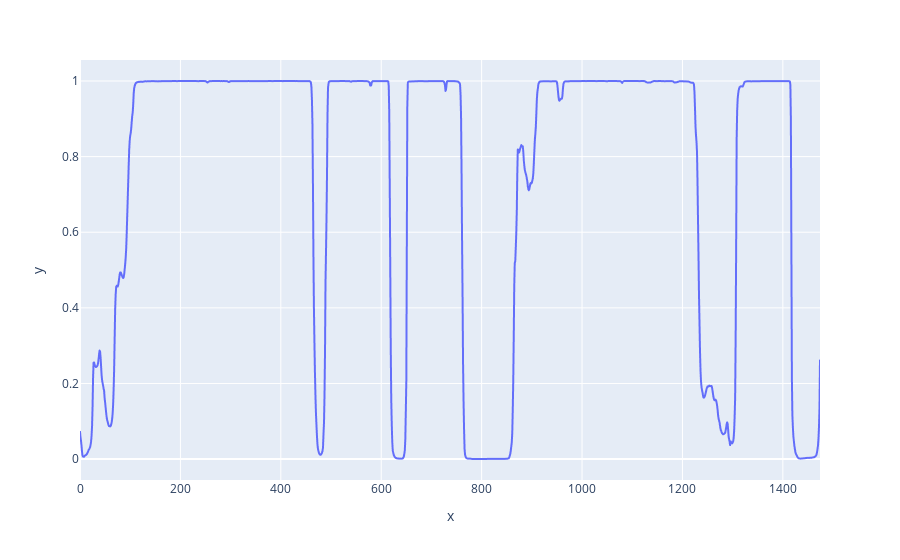

The notebook cell this image was saved under:
### Code cell
fig = px.line(y=speech_probability)
fig.show()

### Figure 1 — Plotly figure (JSON) as saved in the notebook; plotly's stock layout.template omitted (floating-point values rounded to 4 significant figures; data arrays with more than 128 entries replaced by an {"elided": "..."} marker saying what was removed)
{"data": [{"hovertemplate": "x=%{x}<br>y=%{y}<extra></extra>", "legendgroup": "", "line": {"color": "#636efa", "dash": "solid"}, "marker": {"symbol": "circle"}, "mode": "lines", "name": "", "showlegend": false, "type": "scattergl", "x": {"elided": "1475 int values"}, "xaxis": "x", "y": {"elided": "1475 float values"}, "yaxis": "y"}], "layout": {"legend": {"tracegroupgap": 0}, "margin": {"t": 60}, "xaxis": {"anchor": "y", "domain": [0, 1], "title": {"text": "x"}}, "yaxis": {"anchor": "x", "domain": [0, 1], "title": {"text": "y"}}}}
